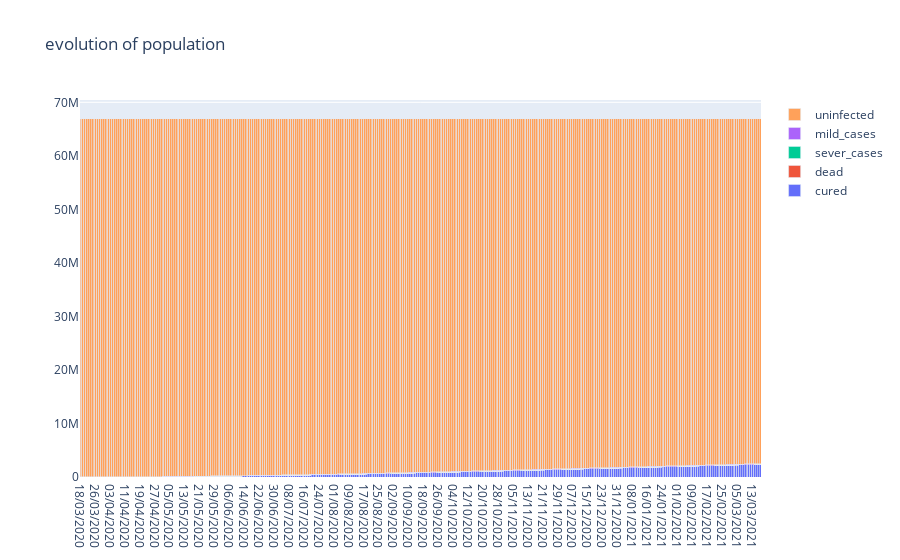
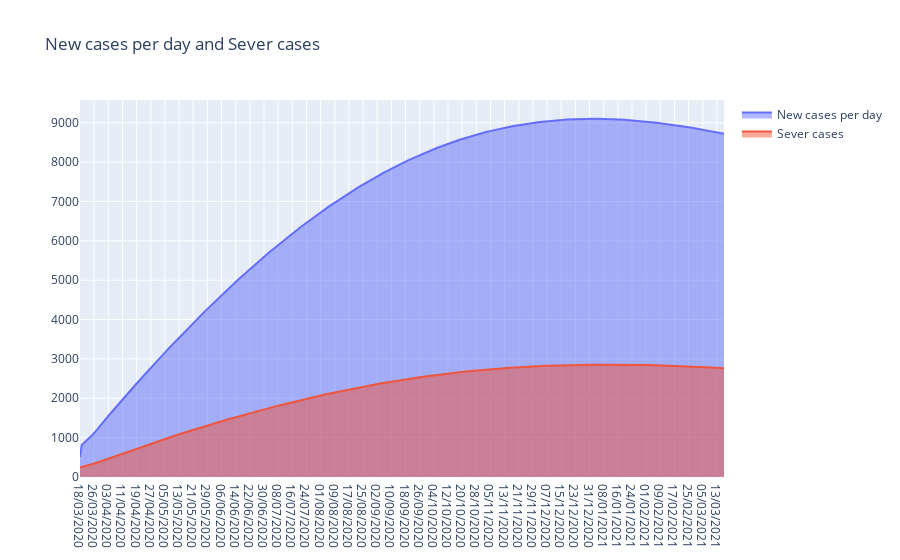

The notebook cell saved with these charts, in order:
### Markdown cell above
# France after lockdown
Lets imagine that the lockdown is just a little bit less efficient than in China and that the doubling time is around 20

### Code cell
plot(66900000, 10, 12000, today_new_cases=2000,number_of_days_to_simulate=365, use_normal_ditribution_cure=True)

### Figure 1 — Plotly figure (JSON) as saved in the notebook; plotly's stock layout.template omitted (floating-point values rounded to 4 significant figures; data arrays with more than 128 entries replaced by an {"elided": "..."} marker saying what was removed)
{"data": [{"name": "cured", "type": "bar", "x": {"elided": "365 str values"}, "y": {"elided": "365 float values"}}, {"name": "dead", "type": "bar", "x": {"elided": "365 str values"}, "y": {"elided": "365 float values"}}, {"name": "sever_cases", "type": "bar", "x": {"elided": "365 str values"}, "y": {"elided": "365 float values"}}, {"name": "mild_cases", "type": "bar", "x": {"elided": "365 str values"}, "y": {"elided": "365 float values"}}, {"name": "uninfected", "type": "bar", "x": {"elided": "365 str values"}, "y": {"elided": "365 float values"}}], "layout": {"bargap": 0, "bargroupgap": 0, "barmode": "stack", "title": {"text": "evolution of population"}}}

### Figure 2 — Plotly figure (JSON) as saved in the notebook; plotly's stock layout.template omitted (floating-point values rounded to 4 significant figures; data arrays with more than 128 entries replaced by an {"elided": "..."} marker saying what was removed)
{"data": [{"fill": "tozeroy", "name": "New cases per day", "type": "scatter", "x": {"elided": "365 str values"}, "y": {"elided": "365 float values"}}, {"fill": "tozeroy", "name": "Sever cases", "type": "scatter", "x": {"elided": "365 str values"}, "y": {"elided": "365 float values"}}], "layout": {"title": {"text": "New cases per day and Sever cases"}}}
